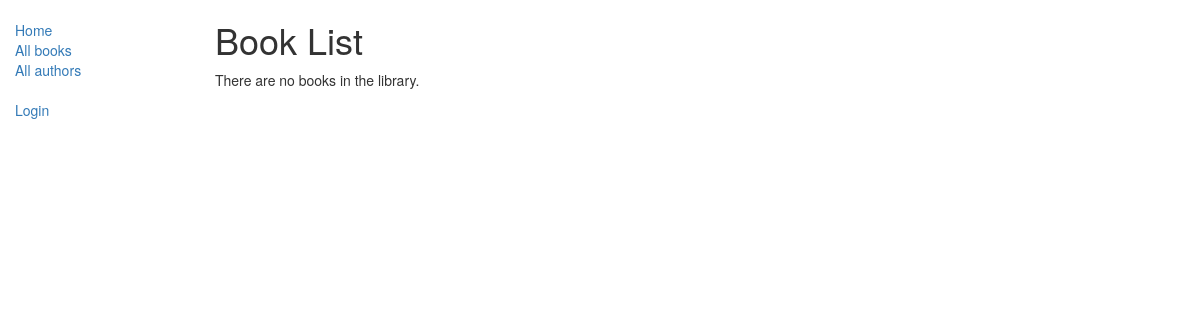
Before: /catalog/books/ with the older database file.
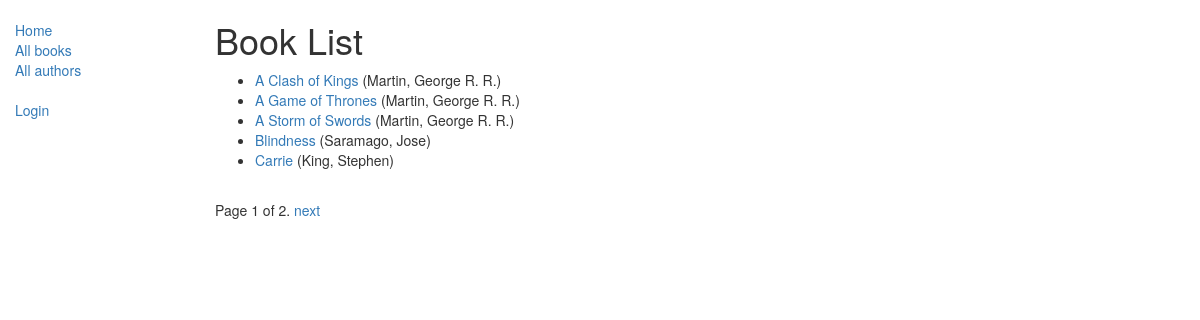
After: the same page with the newer database file.
### catalog/models.py (models this page shows, shortened)
class Book(models.Model):
    title = models.CharField(max_length=200)
    author = models.ForeignKey('Author', on_delete=models.SET_NULL, null=True)
    summary = models.TextField(max_length=1000, help_text="Enter a brief description of the book")
    isbn = models.CharField('ISBN',max_length=13, help_text='13 Character <a href="https://www.isbn-international.org/content/what-isbn">ISBN number</a>')
    genre = models.ManyToManyField(Genre, help_text="Select a genre for this book")
    def get_absolute_url(self):
        return reverse('book-detail', args=[str(self.id)])
        import uuid # Required for unique book instances
    def display_genre(self):
        """
        Creates a string for the Genre. This is required to display genre in Admin.
        """
        return ', '.join([ genre.name for genre in self.genre.all()[:3] ])
    display_genre.short_description = 'Genre'

class Author(models.Model):
    first_name = models.CharField(max_length=100)
    last_name = models.CharField(max_length=100)
    date_of_birth = models.DateField(null=True, blank=True)
    date_of_death = models.DateField('Died', null=True, blank=True)
    def __str__(self):
        return '{0}, {1}'.format(self.last_name, self.first_name)

### catalog/views.py (the view)
class BookListView(generic.ListView):
    model = Book
    paginate_by = 5
    def get_queryset(self):
        return Book.objects.all().order_by('title')

### catalog/templates/catalog/book_list.html (shortened to what this page needs)
{% extends "base_generic.html" %}
{% block content %}
    <h1>Book List</h1>
    {% if book_list %}
    <ul>
      {% for book in book_list %}
      <li>
        <a href="{{ book.get_absolute_url }}">{{ book.title }}</a> ({{book.author}})
      </li>
      {% endfor %}
    </ul>
    {% else %}
      <p>There are no books in the library.</p>
    {% endif %}
{% endblock %}

### catalog/templates/base_generic.html (shortened to what this page needs)
<!DOCTYPE html>
<html lang="en">
<head>
  <link rel="stylesheet" href="https://maxcdn.bootstrapcdn.com/bootstrap/3.3.7/css/bootstrap.min.css">
  {% load static %}
  <link rel="stylesheet" href="{% static 'css/styles.css' %}">
</head>
<body>
  <div class="container-fluid">
    <div class="row">
      <div class="col-sm-2">
      {% block sidebar %}
      <ul class="sidebar-nav">
          <li><a href="{% url 'index' %}">Home</a></li>
          <li><a href="{% url 'books' %}">All books</a></li>
          <li><a href="{% url 'authors' %}">All authors</a></li>
      </ul>
      <ul class="sidebar-nav">
          {% if user.is_authenticated %}
          <li>Hi, {{ user.get_username }}</li>
          <li><a href="{% url 'my-borrowed' %}">My Borrowed</a></li>
          <li><a href="{% url 'logout'%}?next={{request.path}}">Logout</a></li>
          {% else %}
          <li><a href="{% url 'login'%}?next={{request.path}}">Login</a></li>
          {% endif %}
      </ul>
      {% endblock %}
      </div>
      <div class="col-sm-10 ">
      {% block content %}{% endblock %}
      {% block pagination %}
        {% if is_paginated %}
            <div class="pagination">
                <span class="page-links">
                    <span class="page-current">
                        Page {{ page_obj.number }} of {{ page_obj.paginator.num_pages }}.
                    </span>
                    {% if page_obj.has_next %}
                        <a href="{{ request.path }}?page={{ page_obj.next_page_number }}">next</a>
                    {% endif %}
                </span>
            </div>
        {% endif %}
      {% endblock %}
      </div>
    </div>
  </div>
</body>
</html>

### catalog/static/css/styles.css (style rules this page uses)
.sidebar-nav { margin-top: 20px; padding: 0; list-style: none; }

Changed rows visible on the page:
added Book: title "A Clash of Kings", author "Martin, George R. R."
added Book: title "A Game of Thrones", author "Martin, George R. R."
added Book: title "A Storm of Swords", author "Martin, George R. R."
added Book: title "Blindness", author "Saramago, Jose"
added Book: title "Carrie", author "King, Stephen"
Other visible differences:
{{ page_obj.number }}: (not shown) → "1"
{{ page_obj.paginator.num_pages }}: (not shown) → "2"
text no longer shown: "There are no books in the library."
text now shown: "Page of . next"
